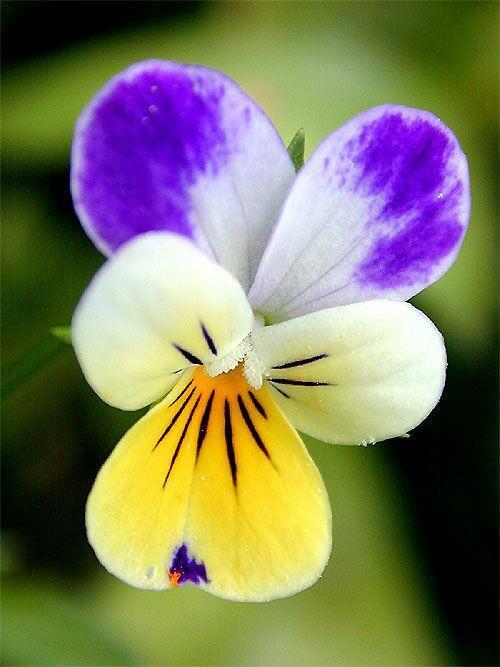
#> input picture 4_year/IPCV_1C/Lab/Assignment 1/images/flower.jpg, 500 x 667 px
$ jupyter execute LABexc1-ELE510-2021.ipynb
#> lines starting #> are read from the running program, lines starting #| are printed output that depends on the picture; after the words box and inside, x2 and y2 are one past the last pixel; in counts of white or black regions, pixels touching at a corner belong together
# ELE510 Image Processing with robot vision: LAB, Exercise 1, Fundamentals.

**Purpose:** *To learn some basic operations on images using Python, OpenCV and other packages. The emphasis is on the fundamentals of digital images.*

The theory for this exercise can be found in chapter 1 and 2 of the text book [1]. Supplementary information can found in chapter 1, 2 and 3 in the compendium [2]. See also the following documentations for help:
- [OpenCV](https://opencv.org/opencv-python-free-course/)
- [numpy](https://numpy.org/doc/stable/)
- [matplotlib](https://matplotlib.org/stable/contents.html)

**IMPORTANT:** Read the text carefully before starting the work. In
many cases it is necessary to do some preparations before you start the work
on the computer. Read necessary theory and answer the theoretical part
frst. The theoretical and experimental part should be solved individually.
The notebook must be approved by the lecturer or his assistant.

**Approval:**
<div class="alert alert-block alert-success">
The current notebook should be submitted on CANVAS as a single pdf file.
</div>

<div class="alert alert-block alert-info">
    To export the notebook in a pdf format, goes to File -> Download as -> PDF via LaTeX (.pdf).
</div>

**Note regarding the notebook**: The theoretical questions can be answered directly on the notebook using a *Markdown* cell and LaTex commands (if relevant). In alternative, you can attach a scan (or an image) of the answer directly in the cell.

Possible ways to insert an image in the markdown cell:

``

``

**Under you will find parts of the solution that is already programmed.**

<div class="alert alert-block alert-info">
    <p>You have to fill out code everywhere it is indicated with `...`</p>
    <p>The code section under `######## a)` is answering subproblem a) etc.</p>
</div>

## Problem 1

**a)** Make a list of at least 5 different applications of robot (machine) vision.

1. Remote control of a robot (drones, rovers, ...)
2. Tracking with security cameras (weapons in a bank, license plate of a car)
3. Automatic recollection of fruits (machines for autocollecting strawberrys)
4. Autonomous driving
5. Fingerprints detection with robot vision

**b)** What is the resolution of the tightly spaced cones in the fovea, and how is this compared to the spacing between pixels in a typical digital camera?

The space between cells in the fovea is approximately the same spacing as between pixels in a typical camera sensor.

**c)** How much storage is needed for a one hour digital video (colour) with no compression if we assume a frame rate of 50 frames per second (fps) and that each image frame is $3840 \times 2160$ pixels.

We represent the value of a coloured pixel with 24 bits.
We have 3840 * 2160 = 8294400 pixels, so we need 24 * 8294400 = 199065600 bits to store a frame.

    199065600 / 8 = 24883200 bytes
    24883200 / 1024 = 24300 Kbytes

We need to store 50 frames per second and we need to store 3600 seconds of frames, so ...

    24300 Kbytes/frame * 50 fps = 121500 Kbytes/second
    121500 Kbytes/second * 3600 seconds = 4374000000 Kbytes --> 4.07 Tbytes

We need around 4.07 Tbytes to store the video.

## Problem 2

In this problem we use one image, `flower.jpg` (relative path: `./images/flower.jpg`).

**a)** Import the image; let the name of the flower image be **A**. Find the following properties: height, width, channels, filesize [+]. Be aware tha opencv represents image colar channel in the order BGR (blue, green, red) instead of RGB as is more common.  Matplotlib use RGB, so if we are using matplotlib to show images they need to be converted first.

**b)** Image **A** is represented as a 3D array in Python. With **A** as input we now want to extract 4 different 2D images:
   - **R** representing the red colour component,
   - **G** representing the green colour component,
   - **B** representing the blue colour component, and
   - **Gr** representing a grey level version.

The rgb components are found by using `A[:,:,k]` where `k=1,2 and 3`. The grey level image can be imported using a particular flag (`cv2.IMREAD_GRAYSCALE`), or converted from an already imported color-image to grayscale (find the cv2 function yourself in the documentation). Use `matplotlib` to display the colour image and the 3 colour components in the same figure.

Describe how the different colour components contributes to different parts of the image (the petals and the background). Show the gray level image in a separate figure. Describe this image in relation to the colour components.

<div class="alert alert-block alert-info">
    The filesize can be checked in <b>bytes</b> using the following commands:

```python
import os
filesize = os.path.getsize(my_path)
```
</div>

[cell 1]
# Import useful packages
import os # useful for the filesize
import cv2
import matplotlib.pyplot as plt

# Complete the parts with "..."

########################################################
######## a)
# Import the image, which is located in the folder images/ (you can download it from CANVAS)
A_path = "./images/flower.jpg"
A = cv2.imread(A_path)
#> A is the input picture: shape (667, 500, 3); mean B, G, R 95.1, 123.9, 126.5
# Convert the image from BGR (OpenCV standard) to RGB (standard)
A = cv2.cvtColor(A, cv2.COLOR_BGR2RGB)

# image properties
height = A.shape[0]
#> height = 667
width = A.shape[1]
#> width = 500
channels = A.shape[2]
#> channels = 3
filesize = os.path.getsize(A_path)

print('Image Dimension    : ', A.shape)
#| Image Dimension    :  (667, 500, 3)
print('Image Height       : ', height)
#| Image Height       :  667
print('Image Width        : ', width)
#| Image Width        :  500
print('Number of Channels : ', channels)
#| Number of Channels :  3

## The results should be:
# Image Dimension    :  (667, 500, 3)
# Image Height       :  667
# Image Width        :  500
# Number of Channels :  3

[cell 2]
########################################################
######## b).
# Extract 2D images (the various channels + grayscale)
R = A[:,:,0]
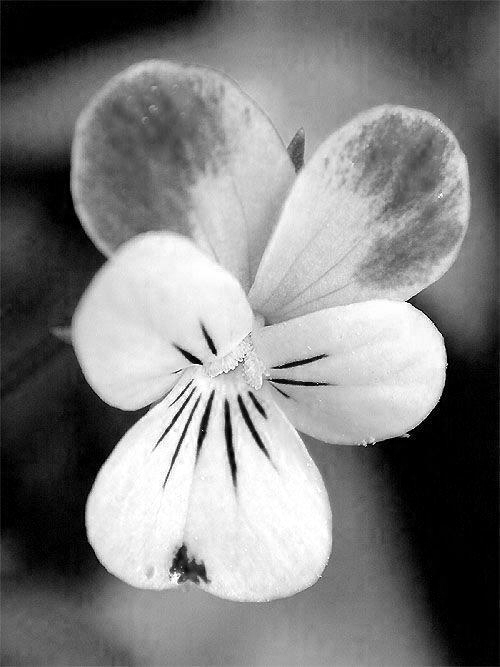
#> R: shape (667, 500); min 0, max 255, mean 126.5
G = A[:,:,1]
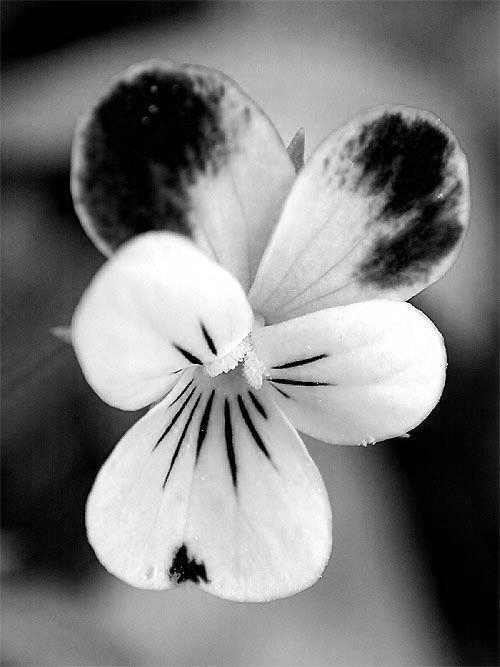
#> G: shape (667, 500); min 0, max 255, mean 123.9
B = A[:,:,2]
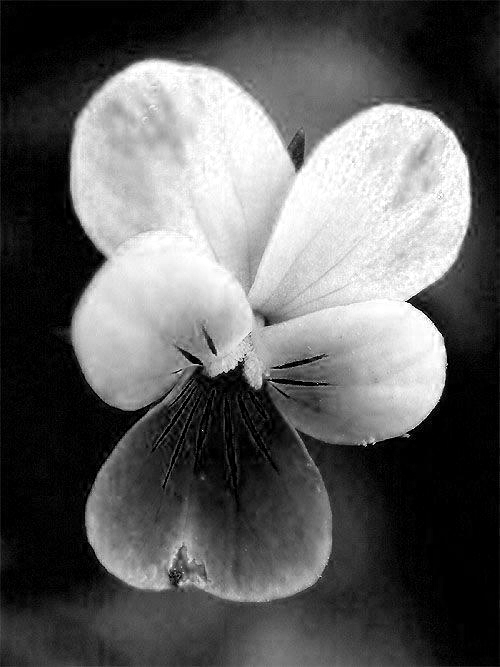
#> B: shape (667, 500); min 0, max 255, mean 95.1

plt.figure(figsize=(20,20))
plt.subplot(221)
plt.imshow(A)
plt.title('Color')
plt.subplot(222)
plt.imshow(R)
plt.title('Red channel')
plt.subplot(223)
plt.imshow(G)
plt.title('Green channel')
plt.subplot(224)
plt.imshow(B)
plt.title('Blue channel')
plt.show()
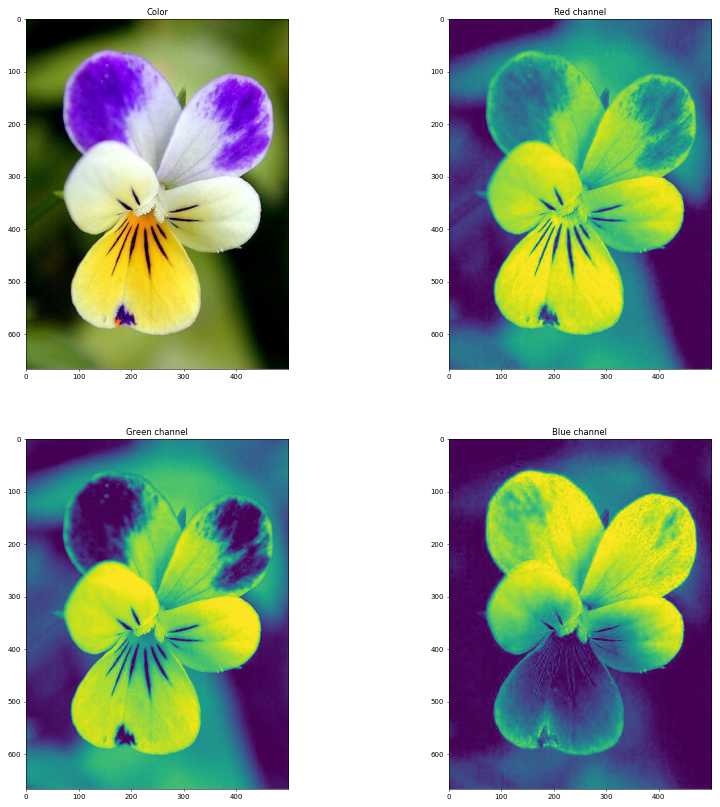
#> figure drawn by matplotlib, 4 panels

# Greyscale image
Gr = cv2.imread(A_path, cv2.IMREAD_GRAYSCALE)
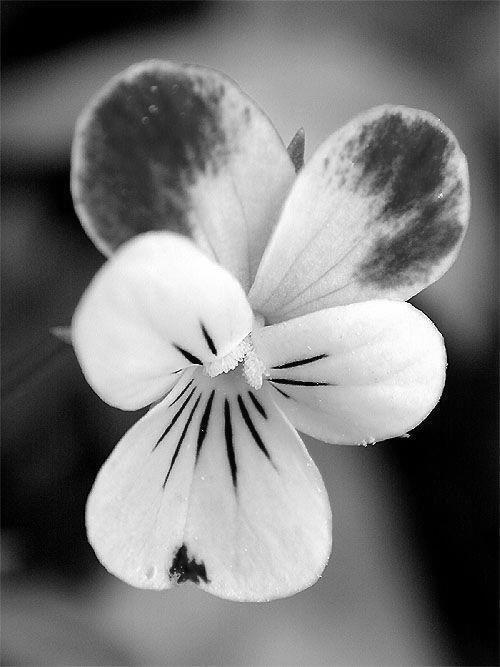
#> Gr: shape (667, 500); min 0, max 255, mean 121.4
plt.figure(figsize=(10,10))
plt.imshow(Gr, cmap='gray', vmin=0, vmax=255)
plt.title('Greyscale image')
plt.show()

**Answer to question 2 b)** (describe):

**Color Image:**

If we take a look at the blue component, we can see it has very light pixels in the zone that is blue colored in the color image, furthermore, in the yellow petal of the flower, we see that its components green and red are very light while its blue component is very dark (Red + Green = Yellow). Also we see that the dark zones in the background are also dark in its three components.

**Grey Image:**

In the gray scale image, we observe that those pixels who has more average value of the three components are light and those who have less average value of the three components are dark. If we take a look at the white petals, we see that its three components are very light, this results on very light pixels on the grey image, that's beca

## Problem 2 continues

**c)** The image data can be written to new files with a chosen format. Use `cv2.imwrite` and JPG. We want to study different degrees of compression by using `[cv2.IMWRITE_JPEG_QUALITY, jpg_quality]` as option in the `cv2.imwrite` function, where `cv2.IMWRITE_JPEG_QUALITY` is the quality flag, and `jpg_quality` is the selected quality for saving the image. Let `jpg_qualities` be `[10,20,30,40,50,60,70,80,90,95]` and make a graph that show the filesize in kB as a function of `jpg_qualities` for this image. When a repeated procedure is done, like in this case, it is efficient to make a script or a function for the problem. Display the compressed images for `jpg_qualities=10` and `jpg_qualities=50` (use `plt.imshow`). Study these images and discuss the degradation of the images caused by the compression.

**d)** A simple way of finding objects in an image is by using thresholding. The OpenCV function `threshold`. performs simple thresholding and ouputs a logical image matrix. We want to find a logical mask identifying the flower (foreground and not the background) in our image. We can do that by combining the result from thresholding the red component and the blue component, `Fmask = Bmask or Rmask`. `Bmask` is the output from thresholding the blue component with a level of approximately (160/255) and `Rmask` is the result from thresholding the red component with level (200/255) approximately. Execute these operations and adjust the two levels for the best result. Display the final logical image `Fmask` and describe the result.

[cell 3]
########################################################
######## c)
# Image compression
jpg_qualities = [10,20,30,40,50,60,70,80,90,95]
size = []

img = cv2.imread("./images/flower.jpg")

# write the images with a specific quality
for jpg_quality in jpg_qualities:
    filename = "./images/flower{}.jpg".format(str(jpg_quality))
    cv2.imwrite(filename, img, [cv2.IMWRITE_JPEG_QUALITY, jpg_quality])
    size.append(round(os.path.getsize(filename) / 1024))
#> after the loop, size = [10, 14, 19, 20, 34, 44, 47, 50, 70, 93]

# Read the two images
img10 = cv2.imread("./images/flower10.jpg", cv2.COLOR_BGR2RGB)
img10 = cv2.cvtColor(img10, cv2.COLOR_BGR2RGB)

img50 = cv2.imread("./images/flower50.jpg", cv2.COLOR_BGR2RGB)
img50 = cv2.cvtColor(img50, cv2.COLOR_BGR2RGB)

plt.figure(figsize=(20,10))
plt.subplot(212)
plt.plot(jpg_qualities, size) # Show the plot for the filesize in kB of the images generated
plt.xlabel("Quality in percent")
plt.ylabel("Filesize in kB")
plt.subplot(221)
plt.imshow(img10)
plt.title("Quality 10%")
plt.subplot(222)
plt.imshow(img50)
plt.title("Quality 50%")
plt.show()
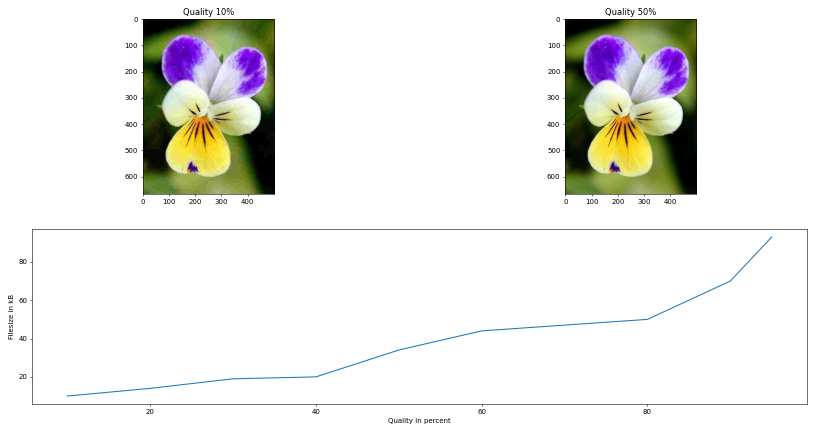
#> figure drawn by matplotlib, 3 panels; panel 1: curve peaks at x = 95, y = 93

########################################################
######## d)
# Thresholding: Black and White (binary) images

# _, means that we are skipping the first output.
# look in OpenCV documentation to find out what the first output of threshold is
_, Bmask = cv2.threshold(img[:,:,2], 160, 255, 0)
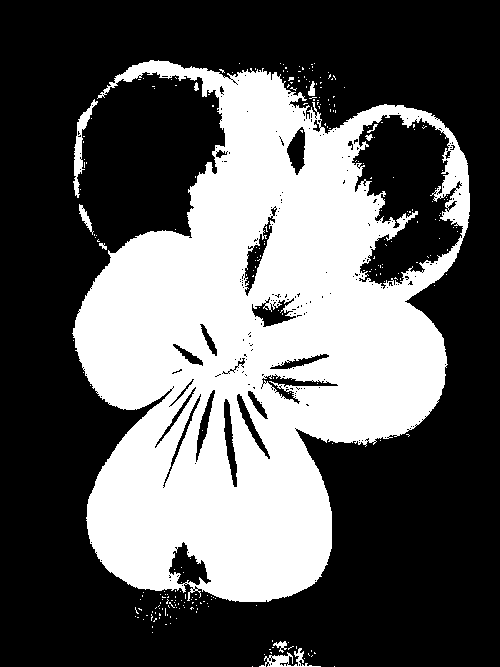
#> Bmask: shape (667, 500); 37% white; 266 white regions (256 under 20 px), largest, box (x1, y1, x2, y2) and area: (72, 60, 470, 602) 121333, (73, 99, 98, 198) 621, (259, 648, 321, 667) 388
_, Rmask = cv2.threshold(img[:,:,0], 200, 255, 0)
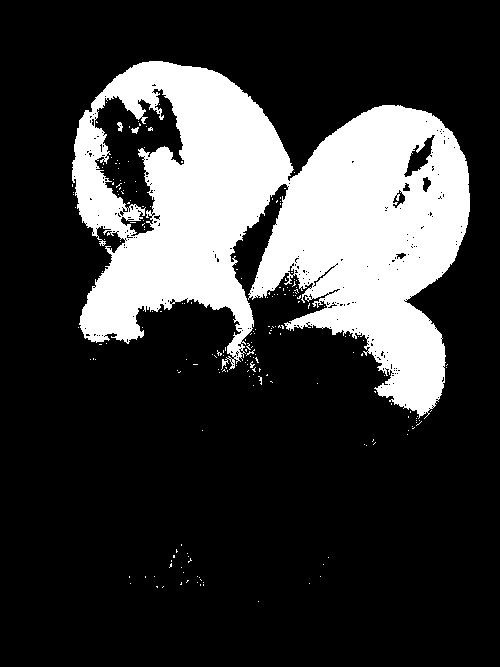
#> Rmask: shape (667, 500); 22.7% white; 207 white regions (204 under 20 px), largest, box (x1, y1, x2, y2) and area: (72, 61, 470, 419) 75058, (117, 122, 123, 132) 36, (131, 127, 139, 134) 32

Fmask = Bmask | Rmask
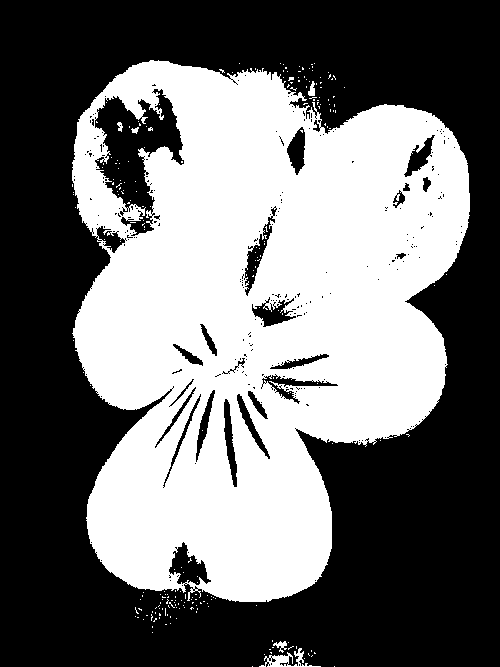
#> Fmask: shape (667, 500); 43.9% white; 230 white regions (224 under 20 px), largest, box (x1, y1, x2, y2) and area: (72, 60, 470, 602) 145358, (259, 648, 321, 667) 388, (273, 641, 287, 653) 75, (308, 81, 315, 96) 70, (117, 122, 123, 132) 36, (131, 127, 139, 134) 32

plt.figure(figsize=(10,10))
plt.imshow(Fmask, cmap='gray', vmin=0, vmax=255)
plt.title('Threshold image')
plt.show()

## Problem 3

Write a function that extracts a rectangular region from an input image, commonly known as cropping. Give the function the name **image2roi** (roi = region of interest). Let this function work as follows:

**a)** Input parameters should be an iamge and the coordinates for the roi (fname, coords). First check if the image is colour or grey level. If it is colour a message should be printed out and the function closed (return). If it is a grey level image continue to the next step, **b)**.

**b)** The size of the image is computed and the image displayed with indexes shown along the axis. Extract the sub image (region of interest) given the coordinates, display it and the function ended.

[cell 4]
'''
Function that takes in input an image and the coordinates for the ROI

'''
def image2roi(img, coords):

    # Case: Color image
    if len(img.shape)>2:
        print("The image is not in greyscale")
    #Case: Greyscale image
    else:
        # Plot the greyscale image and the ROI based on the coords values
        # Crops the region of interes
        roi = img[coords[0][1]:coords[1][1], coords[0][0]:coords[1][0]]
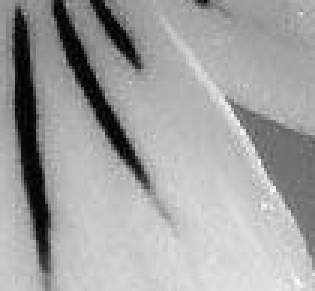
#> roi: shape (97, 105) (shown 3 times larger); min 0, max 251, mean 161.5

        # Plots the image in grey scale and the cropped region
        plt.subplot(121)
        plt.title("Image in grey scale")
        plt.imshow(img)
        plt.subplot(122)
        plt.title("Cropped image")
        plt.imshow(roi)
        plt.show()
